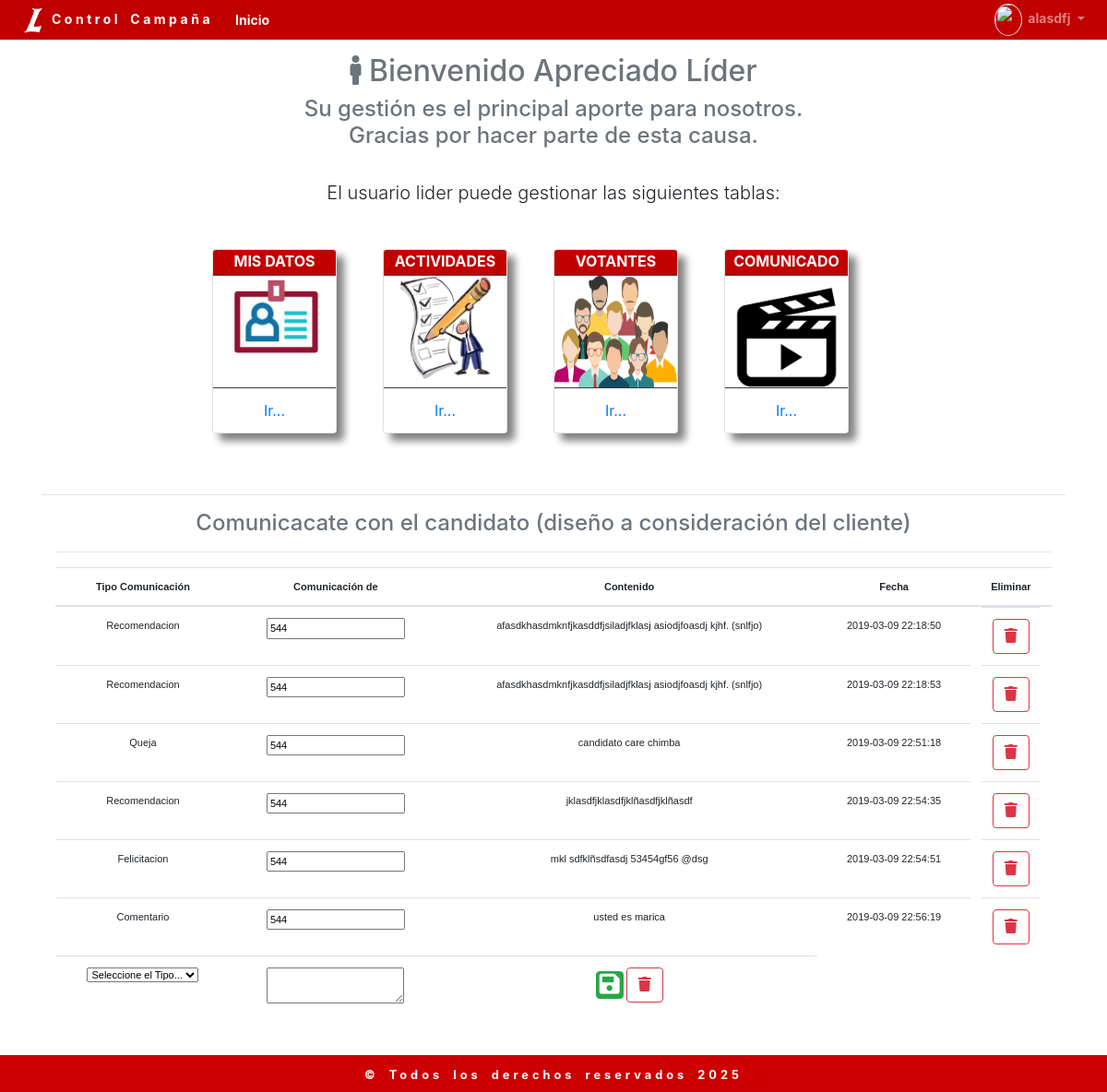
Screenshot of /pages/lider.php (signed in) with the database file from the repository.
### tables this page shows
CREATE TABLE `comunicaciones` (
  `id` bigint(20) NOT NULL,
  `tipo` varchar(55) DEFAULT NULL,
  `usuario_id` bigint(20) NOT NULL,
  `mensaje` text,
  `fechaCreacion` timestamp NOT NULL DEFAULT CURRENT_TIMESTAMP ON UPDATE CURRENT_TIMESTAMP
);

### config/app.php (called while the page is built, shortened)
<?php
$url_site   = 'http://localhost/lideres_votantes/';
$url_public = $url_site.'public/';
$url_css    = $url_public.'css/';

### config/bd.php (called while the page is built, shortened)
<?php
	function listaComunicados($con){
		try {
			$sql = "SELECT * FROM comunicaciones";
			$stn = $con->prepare($sql);
			$stn->execute();
			return $stn->fetchAll();
		} catch (Exception $e) {
			echo $e->getMessage();
		}
	}
?>

### pages/lider.php (the view, shortened to what this page needs)
<?php require '../config/app.php'; ?>
<?php include '../config/bd.php'; ?>
<?php include '../includes/header.inc'; ?>
<?php include '../includes/navbar.inc'; ?>
<div class="container">
	<div class="row" style="margin-top: -45px;">
		<div class="col-md-12 text-center">
			<h2 class="text-muted"><i class="fas fa-male"></i> Bienvenido Apreciado Líder </h2>
			<h4 class="text-muted">Su gestión es el principal aporte para nosotros. <br>Gracias por hacer parte de esta causa.</h4>
			<br>
			<p class="lead">
				El usuario lider puede gestionar las siguientes tablas:
			</p>
			<div class="container col-md-10" style="display: flex; align-items: center;justify-content: center; margin-top: -80px;">
				<div class="card border-gray" style="width: 135px; padding: 0; height: 200px; box-shadow: 8px 8px 8px gray;">
				  <div class="card-header border-dark" style="background-color: #C10000; height: 50px; font-size: 16px; padding: 0; color: white;"><strong>MIS DATOS</strong></div>
				  <a href="../lideres/" class="card-body text-success border-dark" style="width: 100px; height: 190px; background: url(../public/imgs/misdatos.png); background-repeat: no-repeat;background-size: 100%; margin-left: 10px;margin-left: auto; margin-right: auto">
				  </a>
				  <a href="../lideres/" class="card-footer bg-transparent border-dark">Ir...</a>
				</div>
				<div class="card border-gray" style="width: 135px; padding: 0; margin: 50px; height: 200px; box-shadow: 8px 8px 8px gray;">
				  <div class="card-header border-dark" style="background-color: #C10000; height: 50px; font-size: 16px; padding: 0; color: white;"><strong>ACTIVIDADES</strong></div>
				  <a href="#" class="card-body text-success border-dark" style="width: 100px; height: 190px; background: url(../public/images/actividades.jpg); background-repeat: no-repeat;background-size: 100%; margin-left: auto; margin-right: auto">
				  </a>
				  <a href="#/" class="card-footer bg-transparent border-dark">Ir...</a>
				</div>
				<div class="card border-gray" style="width: 135px; padding: 0; height: 200px; box-shadow: 8px 8px 8px gray;">
				  <div class="card-header border-dark" style="background-color: #C10000; height: 50px; font-size: 16px; padding: 0; color: white;"><strong>VOTANTES</strong></div>
				  <a href="../votantes/" class="card-body text-success border-dark" style="width: 133px; height: 190px; background: url(../public/imgs/votantes.png); background-repeat: no-repeat; background-size: 100% 110%; margin-left: auto; margin-right: auto">
				  </a>
				  <a href="../votantes/" class="card-footer bg-transparent border-dark">Ir...</a>
				</div>
				<div class="card border-gray" style="width: 135px; padding: 0; margin: 50px;height: 200px; box-shadow: 8px 8px 8px gray;">
				  <div class="card-header border-dark" style="background-color: #C10000; height: 50px; font-size: 16px; padding: 0; color: white;"><strong>COMUNICADO</strong></div>
				  <a href="../#/" class="card-body text-success border-dark" style="width: 133px; height: 190px; background: url(../public/imgs/video.png); background-repeat: no-repeat; background-size: 100% 110%; margin-left: auto; margin-right: auto">
				  </a>
				  <a href="../#/" class="card-footer bg-transparent border-dark">Ir...</a>
				</div>
			</div>
		</div>
	</div>
	<hr>
	<div class="col-md-12 text-center">
		<h4 class="text-center text-muted">Comunicacate con el candidato (diseño a consideración del cliente)</h4>
		<table id="tableId" class="table stripe table-hover tablas" style="font-size: 11px;">
			<thead>
				<tr>
					<th> Tipo Comunicación </th>
					<th> Comunicación de </th>
					<th> Contenido </th>
					<th> Fecha </th>
					<th> Eliminar </th>
				</tr>
			</thead>
			<tbody>
				<?php $lscom = listaComunicados($con); ?>
				<?php foreach ($lscom as $comu): ?>
				<tr>
					<td> <?php echo $comu['tipo']; ?> </td>
					<td> <input type="text" name="usuario_id" value="<?php echo $_SESSION['ucedula'] ?>" readonly></td>
					<td> <?php echo $comu['mensaje']; ?></td>
					<td> <?php echo $comu['fechaCreacion']; ?></td>
					<td style="display: inline-grid;">
						<a href="javascript:;" class="btn btn-outline-danger btn-delete" data-id="<?php echo $comu['id'];?>">
							<i class="fa fa-trash"></i>
						</a>
					</td>
				</tr>
				<?php endforeach ?>
				<hr>
				<tr>
					<form action="" method="post" enctype="multipart/form-data">
						<td>
							<select name="tipo" required>
								<option value="">Seleccione el Tipo...</option>
							</select>
						</td>
						<td>
							<textarea name="mensaje" id=""></textarea>
						</td>
						<td>
							<button type="submit" class="btn btn-success" style="height: 30px; width: 30px; padding: 0;"> <i class="fa fa-save" style="font-size: 25px;"></i> </button>
							<a href="javascript:;" class="btn btn-outline-danger btn-delete" data-id="<?php echo $comu['id'];?>">
								<i class="fa fa-trash"></i>
							</a>
						</td>
					</form>
				</tr>
			</tbody>
		</table>
	</div>
</div>
<?php include '../includes/footer.inc'; ?>

### includes/header.inc (shortened to what this page needs)
<!DOCTYPE html>
<html lang="es">
<head>
	<link rel="stylesheet" href="<?php echo $url_css;?>bootstrap.min.css">
	<link rel="stylesheet" href="<?php echo $url_css;?>fontawesome-all.min.css">
	<link rel="stylesheet" href="<?php echo $url_css;?>custom.css">
	<link rel="stylesheet" href="<?php echo $url_css;?>jquery.dataTables.min.css">
	<link rel="stylesheet" href="<?php echo $url_css;?>estilos.css">
	<link rel="stylesheet" href="../public/icon/style.css">
	<link rel="stylesheet" href="../public/fonts/style.css">
	<link rel="stylesheet" href="../Docs form reg votantes/form_registro_votantes_files/formoid1/formoid-solid-blue.css">

### includes/navbar.inc (shortened to what this page needs)
<nav class="navbar navbar-expand-lg navbar-dark sticky-top" style="height: 43px; font-size: 14px; background: #C10000;">
  <a class="navbar-brand" style="font-size: 14px;  letter-spacing: 0.25em; word-spacing: 0.25em;" href="../index.php"><img src="../public/imgs/bandera.png" style="width: 40px; height: 40px;"><strong>Control Campaña</strong></a>
  <div class="collapse navbar-collapse" id="navbarSupportedContent">
    <ul class="navbar-nav mr-auto">
      <li class="nav-item active">
        <a class="nav-link" href="../"><strong> Inicio <span class="sr-only">(current)</span></strong></a>
      </li>
    </ul>
    <ul class="navbar-nav">
      <li class="nav-item dropdown">
        <a class="nav-link dropdown-toggle" href="#" id="navbarDropdown" role="button" data-toggle="dropdown" aria-haspopup="true" aria-expanded="false">
          <img src="../<?php echo $_SESSION['ufoto']; ?>" class="border rounded-circle" style="height: 35px; width: 30px; font-size: 14px;"><strong>&nbsp;&nbsp;<?php echo $_SESSION['unombres']; ?></strong>
        </a>
      </li>
    </ul>
  </div>
</nav>

### includes/footer.inc (shortened to what this page needs)
	<footer class="container-fluid" style="background-color: #CC0000">
		<div class="row">
			<div class="col">
				<p class="text-center" style="letter-spacing: 0.25em; word-spacing: 0.25em;">
					<small>
						<b>&copy; Todos los derechos reservados <?php echo date('Y'); ?></b>
					</small>
				</p>
			</div>
		</div>
	</footer>
</body>
</html>

### public/css/custom.css (style rules this page uses)
div.container { padding-top: 60px; }
footer { background-color: #563d7c; color: #fff; margin-top: 40px; }
footer p { margin-top: 0.5rem; margin-bottom: 0.5rem; }
.tablas { font-size: 10px; font-family: Arial, "Helvetica Neue", Helvetica, sans-serif; font-style: normal; margin: 0px; padding: 0px; border:none; }

### Docs form reg votantes/form_registro_votantes_files/formoid1/formoid-solid-blue.css (style rules this page uses)
html { height: 100%; }

### rows the page displays
comunicaciones: tipo "Recomendacion", mensaje "afasdkhasdmknfjkasddfjsiladjfklasj asiodjfoasdj kjhf. (snlfjo)", fechaCreacion "2019-03-09 22:18:50"
comunicaciones: tipo "Recomendacion", mensaje "afasdkhasdmknfjkasddfjsiladjfklasj asiodjfoasdj kjhf. (snlfjo)", fechaCreacion "2019-03-09 22:18:53"
comunicaciones: tipo "Queja", mensaje "candidato care chimba", fechaCreacion "2019-03-09 22:51:18"
comunicaciones: tipo "Recomendacion", mensaje "jklasdfjklasdfjklñasdfjklñasdf", fechaCreacion "2019-03-09 22:54:35"
comunicaciones: tipo "Felicitacion", mensaje "mkl sdfklñsdfasdj 53454gf56 @dsg", fechaCreacion "2019-03-09 22:54:51"
comunicaciones: tipo "Comentario", mensaje "usted es marica", fechaCreacion "2019-03-09 22:56:19"

### other values shown
$_SESSION['unombres'] "alasdfj"
